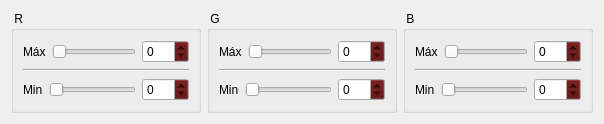
                             <widget class="QWidget" name="tab_3">
                              <attribute name="title">
                               <string>RGB</string>
                              </attribute>
                              <layout class="QGridLayout" name="gridLayout_33">
                               <item row="0" column="0">
                                <layout class="QGridLayout" name="gridLayout_32">
                                 <item row="0" column="0">
                                  <widget class="QGroupBox" name="groupBox_r">
                                   <property name="title">
                                    <string> R</string>
                                   </property>
                                   <layout class="QGridLayout" name="gridLayout_30">
                                    <item row="0" column="0">
                                     <layout class="QGridLayout" name="gridLayout_14">
                                      <item row="0" column="0">
                                       <layout class="QHBoxLayout" name="horizontalLayout_17">
                                        <item>
                                         <widget class="QLabel" name="label_rmax">
                                          <property name="text">
                                           <string>Máx</string>
                                          </property>
                                         </widget>
                                        </item>
                                        <item>
                                         <widget class="QSlider" name="rmax">
                                          <property name="maximum">
                                           <number>255</number>
                                          </property>
                                          <property name="orientation">
                                           <enum>Qt::Horizontal</enum>
                                          </property>
                                         </widget>
                                        </item>
                                        <item>
                                         <widget class="QSpinBox" name="spinBox_rmax">
                                          <property name="palette">
                                           <palette>
                                            <active>
                                             <colorrole role="Button">
                                              <brush brushstyle="SolidPattern">
                                               <color alpha="255">
                                                <red>84</red>
                                                <green>2</green>
                                                <blue>2</blue>
                                               </color>
                                              </brush>
                                             </colorrole>
                                            </active>
                                            <inactive>
                                             <colorrole role="Button">
                                              <brush brushstyle="SolidPattern">
                                               <color alpha="255">
                                                <red>84</red>
                                                <green>2</green>
                                                <blue>2</blue>
                                               </color>
                                              </brush>
                                             </colorrole>
                                            </inactive>
                                            <disabled>
                                             <colorrole role="Button">
                                              <brush brushstyle="SolidPattern">
                                               <color alpha="255">
                                                <red>84</red>
                                                <green>2</green>
                                                <blue>2</blue>
                                               </color>
                                              </brush>
                                             </colorrole>
                                            </disabled>
                                           </palette>
                                          </property>
                                          <property name="maximum">
                                           <number>255</number>
                                          </property>
                                         </widget>
                                        </item>
                                       </layout>
                                      </item>
                                      <item row="2" column="0">
                                       <layout class="QHBoxLayout" name="horizontalLayout_18">
                                        <item>
                                         <widget class="QLabel" name="label_rmin">
                                          <property name="text">
                                           <string>Min</string>
                                          </property>
                                         </widget>
                                        </item>
                                        <item>
                                         <widget class="QSlider" name="rmin">
                                          <property name="maximum">
                                           <number>255</number>
                                          </property>
                                          <property name="orientation">
                                           <enum>Qt::Horizontal</enum>
                                          </property>
                                         </widget>
                                        </item>
                                        <item>
                                         <widget class="QSpinBox" name="spinBox_rmin">
                                          <property name="palette">
                                           <palette>
                                            <active>
                                             <colorrole role="Button">
                                              <brush brushstyle="SolidPattern">
                                               <color alpha="255">
                                                <red>84</red>
                                                <green>2</green>
                                                <blue>2</blue>
                                               </color>
                                              </brush>
                                             </colorrole>
                                            </active>
                                            <inactive>
                                             <colorrole role="Button">
                                              <brush brushstyle="SolidPattern">
                                               <color alpha="255">
                                                <red>84</red>
                                                <green>2</green>
                                                <blue>2</blue>
                                               </color>
                                              </brush>
                                             </colorrole>
                                            </inactive>
                                            <disabled>
                                             <colorrole role="Button">
                                              <brush brushstyle="SolidPattern">
                                               <color alpha="255">
                                                <red>84</red>
                                                <green>2</green>
                                                <blue>2</blue>
                                               </color>
                                              </brush>
                                             </colorrole>
                                            </disabled>
                                           </palette>
                                          </property>
                                          <property name="maximum">
                                           <number>255</number>
                                          </property>
                                         </widget>
                                        </item>
                                       </layout>
                                      </item>
                                      <item row="1" column="0">
                                       <widget class="Line" name="line_7">
                                        <property name="orientation">
                                         <enum>Qt::Horizontal</enum>
                                        </property>
                                       </widget>
                                      </item>
                                     </layout>
                                    </item>
                                   </layout>
                                  </widget>
                                 </item>
                                 <item row="0" column="1">
                                  <widget class="QGroupBox" name="groupBox_g">
                                   <property name="title">
                                    <string> G</string>
                                   </property>
                                   <layout class="QGridLayout" name="gridLayout_19">
                                    <item row="0" column="0">
                                     <layout class="QGridLayout" name="gridLayout_15">
                                      <item row="2" column="0">
                                       <layout class="QHBoxLayout" name="horizontalLayout_20">
                                        <item>
                                         <widget class="QLabel" name="label_gmin">
                                          <property name="text">
                                           <string>Min</string>
                                          </property>
                                         </widget>
                                        </item>
                                        <item>
                                         <widget class="QSlider" name="gmin">
                                          <property name="maximum">
                                           <number>255</number>
                                          </property>
                                          <property name="orientation">
                                           <enum>Qt::Horizontal</enum>
                                          </property>
                                         </widget>
                                        </item>
                                        <item>
                                         <widget class="QSpinBox" name="spinBox_gmin">
                                          <property name="palette">
                                           <palette>
                                            <active>
                                             <colorrole role="Button">
                                              <brush brushstyle="SolidPattern">
                                               <color alpha="255">
                                                <red>84</red>
                                                <green>2</green>
                                                <blue>2</blue>
                                               </color>
                                              </brush>
                                             </colorrole>
                                            </active>
                                            <inactive>
                                             <colorrole role="Button">
                                              <brush brushstyle="SolidPattern">
                                               <color alpha="255">
                                                <red>84</red>
                                                <green>2</green>
                                                <blue>2</blue>
                                               </color>
                                              </brush>
                                             </colorrole>
                                            </inactive>
                                            <disabled>
                                             <colorrole role="Button">
                                              <brush brushstyle="SolidPattern">
                                               <color alpha="255">
                                                <red>84</red>
                                                <green>2</green>
                                                <blue>2</blue>
                                               </color>
                                              </brush>
                                             </colorrole>
                                            </disabled>
                                           </palette>
                                          </property>
                                          <property name="maximum">
                                           <number>255</number>
                                          </property>
                                         </widget>
                                        </item>
                                       </layout>
                                      </item>
                                      <item row="0" column="0">
                                       <layout class="QHBoxLayout" name="horizontalLayout_19">
                                        <item>
                                         <widget class="QLabel" name="label_gmax">
                                          <property name="text">
                                           <string>Máx</string>
                                          </property>
                                         </widget>
                                        </item>
                                        <item>
                                         <widget class="QSlider" name="gmax">
                                          <property name="maximum">
                                           <number>255</number>
                                          </property>
                                          <property name="orientation">
                                           <enum>Qt::Horizontal</enum>
                                          </property>
                                         </widget>
                                        </item>
                                        <item>
                                         <widget class="QSpinBox" name="spinBox_gmax">
                                          <property name="palette">
                                           <palette>
                                            <active>
                                             <colorrole role="Button">
                                              <brush brushstyle="SolidPattern">
                                               <color alpha="255">
                                                <red>84</red>
                                                <green>2</green>
                                                <blue>2</blue>
                                               </color>
                                              </brush>
                                             </colorrole>
                                            </active>
                                            <inactive>
                                             <colorrole role="Button">
                                              <brush brushstyle="SolidPattern">
                                               <color alpha="255">
                                                <red>84</red>
                                                <green>2</green>
                                                <blue>2</blue>
                                               </color>
                                              </brush>
                                             </colorrole>
                                            </inactive>
                                            <disabled>
                                             <colorrole role="Button">
                                              <brush brushstyle="SolidPattern">
                                               <color alpha="255">
                                                <red>84</red>
                                                <green>2</green>
                                                <blue>2</blue>
                                               </color>
                                              </brush>
                                             </colorrole>
                                            </disabled>
                                           </palette>
                                          </property>
                                          <property name="maximum">
                                           <number>255</number>
                                          </property>
                                         </widget>
                                        </item>
                                       </layout>
                                      </item>
                                      <item row="1" column="0">
                                       <widget class="Line" name="line_8">
                                        <property name="orientation">
                                         <enum>Qt::Horizontal</enum>
                                        </property>
                                       </widget>
                                      </item>
                                     </layout>
                                    </item>
                                   </layout>
                                  </widget>
                                 </item>
                                 <item row="0" column="2">
                                  <widget class="QGroupBox" name="groupBox_b">
                                   <property name="title">
                                    <string> B</string>
                                   </property>
                                   <layout class="QGridLayout" name="gridLayout_31">
                                    <item row="0" column="0">
                                     <layout class="QGridLayout" name="gridLayout_16">
                                      <item row="0" column="0">
                                       <layout class="QHBoxLayout" name="horizontalLayout_21">
                                        <item>
                                         <widget class="QLabel" name="label_bmax">
                                          <property name="text">
                                           <string>Máx</string>
                                          </property>
                                         </widget>
                                        </item>
                                        <item>
                                         <widget class="QSlider" name="bmax">
                                          <property name="maximum">
                                           <number>255</number>
                                          </property>
                                          <property name="orientation">
                                           <enum>Qt::Horizontal</enum>
                                          </property>
                                         </widget>
                                        </item>
                                        <item>
                                         <widget class="QSpinBox" name="spinBox_bmax">
                                          <property name="palette">
                                           <palette>
                                            <active>
                                             <colorrole role="Button">
                                              <brush brushstyle="SolidPattern">
                                               <color alpha="255">
                                                <red>84</red>
                                                <green>2</green>
                                                <blue>2</blue>
                                               </color>
                                              </brush>
                                             </colorrole>
                                            </active>
                                            <inactive>
                                             <colorrole role="Button">
                                              <brush brushstyle="SolidPattern">
                                               <color alpha="255">
                                                <red>84</red>
                                                <green>2</green>
                                                <blue>2</blue>
                                               </color>
                                              </brush>
                                             </colorrole>
                                            </inactive>
                                            <disabled>
                                             <colorrole role="Button">
                                              <brush brushstyle="SolidPattern">
                                               <color alpha="255">
                                                <red>84</red>
                                                <green>2</green>
                                                <blue>2</blue>
                                               </color>
                                              </brush>
                                             </colorrole>
                                            </disabled>
                                           </palette>
                                          </property>
                                          <property name="maximum">
                                           <number>255</number>
                                          </property>
                                         </widget>
                                        </item>
                                       </layout>
                                      </item>
                                      <item row="2" column="0">
                                       <layout class="QHBoxLayout" name="horizontalLayout_22">
                                        <item>
                                         <widget class="QLabel" name="label_bmin">
                                          <property name="text">
                                           <string>Min</string>
                                          </property>
                                         </widget>
                                        </item>
                                        <item>
                                         <widget class="QSlider" name="bmin">
                                          <property name="maximum">
                                           <number>255</number>
                                          </property>
                                          <property name="orientation">
                                           <enum>Qt::Horizontal</enum>
                                          </property>
                                         </widget>
                                        </item>
                                        <item>
                                         <widget class="QSpinBox" name="spinBox_bmin">
                                          <property name="palette">
                                           <palette>
                                            <active>
                                             <colorrole role="Button">
                                              <brush brushstyle="SolidPattern">
                                               <color alpha="255">
                                                <red>84</red>
                                                <green>2</green>
                                                <blue>2</blue>
                                               </color>
                                              </brush>
                                             </colorrole>
                                            </active>
                                            <inactive>
                                             <colorrole role="Button">
                                              <brush brushstyle="SolidPattern">
                                               <color alpha="255">
                                                <red>84</red>
                                                <green>2</green>
                                                <blue>2</blue>
                                               </color>
                                              </brush>
                                             </colorrole>
                                            </inactive>
                                            <disabled>
                                             <colorrole role="Button">
                                              <brush brushstyle="SolidPattern">
                                               <color alpha="255">
                                                <red>84</red>
                                                <green>2</green>
                                                <blue>2</blue>
                                               </color>
                                              </brush>
                                             </colorrole>
                                            </disabled>
                                           </palette>
                                          </property>
                                          <property name="maximum">
                                           <number>255</number>
                                          </property>
                                         </widget>
                                        </item>
                                       </layout>
                                      </item>
                                      <item row="1" column="0">
                                       <widget class="Line" name="line_9">
                                        <property name="orientation">
                                         <enum>Qt::Horizontal</enum>
                                        </property>
                                       </widget>
                                      </item>
                                     </layout>
                                    </item>
                                   </layout>
                                  </widget>
                                 </item>
                                </layout>
                               </item>
                              </layout>
                             </widget>
